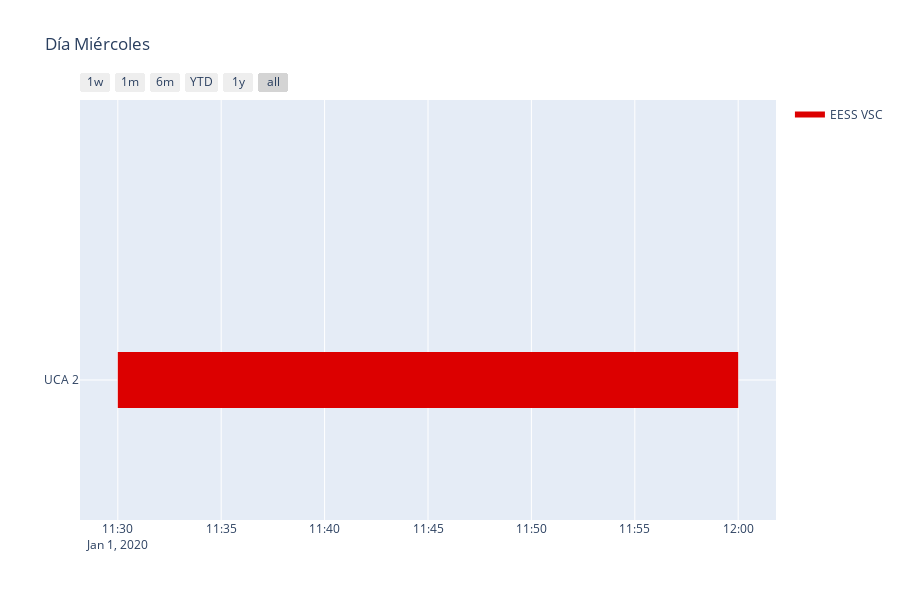

The code cell stored with this chart in its notebook:
### Code cell
fig_2 = ff.create_gantt(df2, colors=colors_2, index_col='Resource', show_colorbar=True, title='Día Miércoles',showgrid_x=True, showgrid_y=True,
                      group_tasks=True)
fig_2.show()

### Figure 1 — Plotly figure (JSON) as saved in the notebook; plotly's stock layout.template omitted (floating-point values rounded to 4 significant figures)
{"data": [{"fill": "toself", "fillcolor": "rgb(220, 0, 0)", "hoverinfo": "name", "legendgroup": "rgb(220, 0, 0)", "mode": "none", "name": "EESS VSC", "type": "scatter", "x": ["2020-01-01T11:30:00", "2020-01-01T12:00:00", "2020-01-01T12:00:00", "2020-01-01T11:30:00"], "y": [-0.2, -0.2, 0.2, 0.2]}, {"legendgroup": "rgb(220, 0, 0)", "marker": {"color": "rgb(220, 0, 0)", "opacity": 0, "size": 1}, "mode": "markers", "name": "", "showlegend": false, "text": [null, null], "type": "scatter", "x": ["2020-01-01T11:30:00", "2020-01-01T12:00:00"], "y": [0, 0]}], "layout": {"height": 600, "hovermode": "closest", "showlegend": true, "title": {"text": "Día Miércoles"}, "xaxis": {"rangeselector": {"buttons": [{"count": 7, "label": "1w", "step": "day", "stepmode": "backward"}, {"count": 1, "label": "1m", "step": "month", "stepmode": "backward"}, {"count": 6, "label": "6m", "step": "month", "stepmode": "backward"}, {"count": 1, "label": "YTD", "step": "year", "stepmode": "todate"}, {"count": 1, "label": "1y", "step": "year", "stepmode": "backward"}, {"step": "all"}]}, "showgrid": true, "type": "date", "zeroline": false}, "yaxis": {"autorange": false, "range": [-1, 2], "showgrid": true, "ticktext": ["UCA 2"], "tickvals": [0], "zeroline": false}}}
